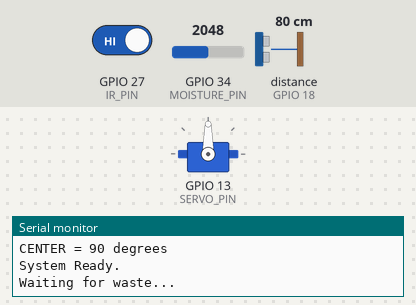
This sketch was run on a simulated ESP32. Parts: servo, the last lines printed to the serial monitor. Wiring (inferred from the names in the program): ultrasonic range finder: trigger GPIO 5; echo GPIO 18. The test bench sets the inputs (shaded band); at power-on: GPIO 27 (IR_PIN) HIGH, GPIO 34 (MOISTURE_PIN) = 2048, distance to the obstacle (sensor on GPIO 18) 80 cm. The echo pulse lasts 58.3 µs per cm.

Above: at 2.2 s.
2.3 s: GPIO 27 (IR_PIN) driven LOW
At 5.3 s:
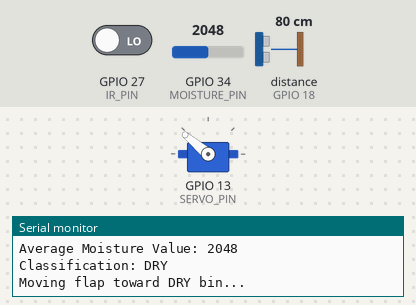
8.3 s: GPIO 27 (IR_PIN) driven HIGH
Timing chart, 0 to 11.3 s (numbered marks = the images above; inputs shaded):
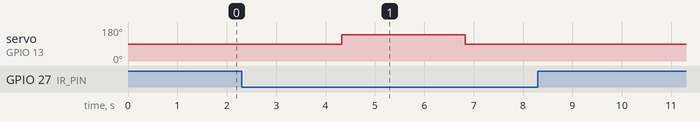

Measured:
- after the input at 2.3 s, servo on GPIO 13 (SERVO_PIN): 90° → 140° after 2.0 s, → 90° 2.5 s later

The sketch:

smart_waste_segregation.ino
```cpp
#include <ESP32Servo.h>

// =====================================================
// PIN DEFINITIONS
// =====================================================

#define MOISTURE_PIN 34
#define IR_PIN 27
#define SERVO_PIN 13

// HC-SR04 - BIN LEVEL MONITORING
#define TRIG_PIN 5
#define ECHO_PIN 18

// =====================================================
// MOISTURE CALIBRATION
// =====================================================

// Your actual calibration:
// DRY = approximately 703
// WET = approximately 1011
//
// Therefore:
// Below 850  = DRY
// 850 or more = WET

#define MOISTURE_THRESHOLD 1000

// =====================================================
// SERVO POSITIONS
// =====================================================

// Your physical setup:
// 40 degrees  = LEFT side  = WET
// 140 degrees = RIGHT side = DRY
// 90 degrees  = CENTER

#define CENTER_POSITION 90
#define WET_POSITION 40
#define DRY_POSITION 140

Servo sortingServo;

// =====================================================
// WASTE PROCESSING CONTROL
// =====================================================

// Prevents the same waste from being processed repeatedly
bool wasteProcessed = false;

// =====================================================
// MOISTURE READING FUNCTION
// =====================================================

int readMoisture() {

  long total = 0;

  // Take 10 readings for stability
  for (int i = 0; i < 10; i++) {

    total += analogRead(MOISTURE_PIN);

    delay(50);
  }

  int averageValue = total / 10;

  return averageValue;
}

// =====================================================
// ULTRASONIC DISTANCE FUNCTION
// =====================================================

float readDistance() {

  // Make sure trigger starts LOW
  digitalWrite(TRIG_PIN, LOW);
  delayMicroseconds(2);

  // Send ultrasonic pulse
  digitalWrite(TRIG_PIN, HIGH);
  delayMicroseconds(10);
  digitalWrite(TRIG_PIN, LOW);

  // Read echo
  long duration = pulseIn(ECHO_PIN, HIGH, 30000);

  // If no echo received
  if (duration == 0) {
    return -1;
  }

  // Calculate distance in cm
  float distance = duration * 0.0343 / 2;

  return distance;
}

// =====================================================
// SETUP
// =====================================================

void setup() {

  Serial.begin(115200);

  // Sensor pins
  pinMode(MOISTURE_PIN, INPUT);
  pinMode(IR_PIN, INPUT);

  // Ultrasonic pins
  pinMode(TRIG_PIN, OUTPUT);
  pinMode(ECHO_PIN, INPUT);

  // Servo
  sortingServo.attach(SERVO_PIN);

  // Start servo in center
  sortingServo.write(CENTER_POSITION);

  delay(1000);

  // ===================================================
  // STARTUP MESSAGE
  // ===================================================

  Serial.println();
  Serial.println("==========================================");
  Serial.println("     SMART WASTE SEGREGATION SYSTEM");
  Serial.println("==========================================");
  Serial.println();

  Serial.println("Moisture Calibration:");
  Serial.println("DRY  = below 850");
  Serial.println("WET  = 850 or above");
  Serial.println();

  Serial.println("Servo Positions:");
  Serial.println("WET  = 40 degrees");
  Serial.println("DRY  = 140 degrees");
  Serial.println("CENTER = 90 degrees");
  Serial.println();

  Serial.println("System Ready.");
  Serial.println("Waiting for waste...");
  Serial.println();
}

// =====================================================
// MAIN LOOP
// =====================================================

void loop() {

  // ===================================================
  // 1. READ IR SENSOR
  // ===================================================

  int irState = digitalRead(IR_PIN);


  // ===================================================
  // 2. NEW WASTE DETECTED
  // ===================================================

  // IR sensor is ACTIVE LOW
  // LOW = object detected
  // HIGH = no object

  if (irState == LOW && wasteProcessed == false) {

    // Mark this waste as being processed
    wasteProcessed = true;

    Serial.println();
    Serial.println("------------------------------------------");
    Serial.println("           WASTE DETECTED");
    Serial.println("------------------------------------------");

    // Give the waste time to settle on the
    // moisture sensor
    Serial.println("Waiting for waste to settle...");

    delay(1500);


    // =================================================
    // 3. READ MOISTURE
    // =================================================

    int moistureValue = readMoisture();

    Serial.print("Average Moisture Value: ");
    Serial.println(moistureValue);

    Serial.println();


    // =================================================
    // 4. CLASSIFY WASTE
    // =================================================

    // YOUR CALIBRATION:
    //
    // DRY ≈ 703
    // WET ≈ 1011
    //
    // Therefore:
    // >= 850 = WET
    // < 850  = DRY

if (moistureValue < MOISTURE_THRESHOLD) {

  Serial.println("Classification: WET");
  Serial.println("Moving flap toward WET bin...");

  sortingServo.write(WET_POSITION);

  delay(2500);

  Serial.println("Returning flap to CENTER...");
  sortingServo.write(CENTER_POSITION);

  delay(1000);

}
else {

  Serial.println("Classification: DRY");
  Serial.println("Moving flap toward DRY bin...");

  sortingServo.write(DRY_POSITION);

  delay(2500);

  Serial.println("Returning flap to CENTER...");
  sortingServo.write(CENTER_POSITION);

  delay(1000);
}


    // =================================================
    // 5. PROCESSING COMPLETE
    // =================================================

    Serial.println();
    Serial.println("Waste processing completed.");
    Serial.println("Remove the waste from the IR detection area.");
    Serial.println();

  }


  // ===================================================
  // 6. WAIT FOR WASTE TO BE REMOVED
  // ===================================================

  if (irState == HIGH && wasteProcessed == true) {

    // Allow the next waste item to be detected
    wasteProcessed = false;

    Serial.println("------------------------------------------");
    Serial.println("Waste removed.");
    Serial.println("System ready for next waste.");
    Serial.println("------------------------------------------");
    Serial.println();

    delay(1000);
  }


  // ===================================================
  // 7. ULTRASONIC BIN LEVEL MONITORING
  // ===================================================

  // Check bin distance every 3 seconds
  // This works independently of waste classification.

  static unsigned long lastDistanceCheck = 0;

  if (millis() - lastDistanceCheck >= 3000) {

    lastDistanceCheck = millis();

    float distance = readDistance();

    if (distance > 0) {

      Serial.print("Bin distance: ");
      Serial.print(distance);
      Serial.println(" cm");

    }
    else {

      Serial.println("Ultrasonic: No echo received.");

    }
  }


  // Small delay to keep the loop stable
  delay(100);
}
```
